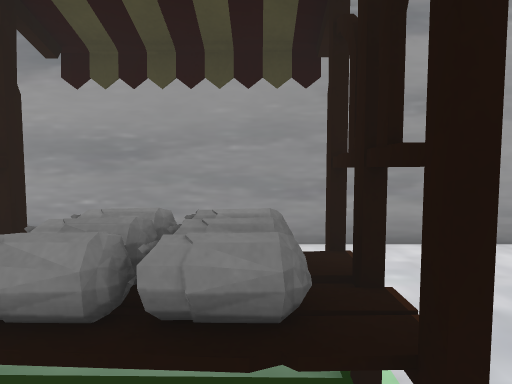
view 1 (above)

20 first-person views from a walk through a 3-D level made in the Unity game engine. The camera is 1.5 m above the floor, tilts 4° down and sees 75° across. The floor is counted in squares, 1 m on a side. Each view is taken from the middle of a square. On the plan, view 1 faces up. The plan holds only what a view shows up to about 15 squares ahead; the rest is blank. The place goes on beyond the plan. The player character is not drawn. Some surface patterns are stand-ins.

view 2
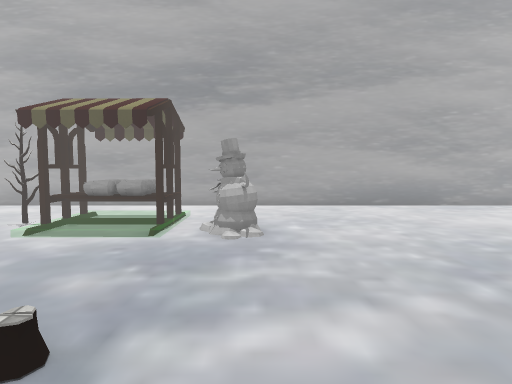

view 3
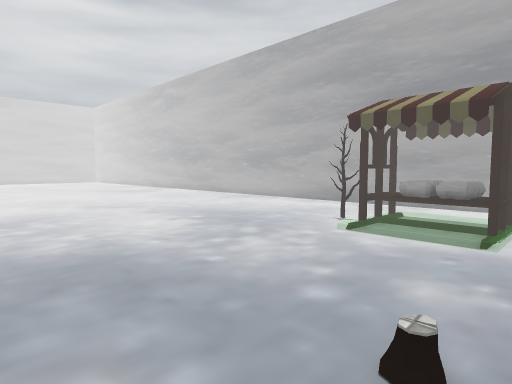

view 4
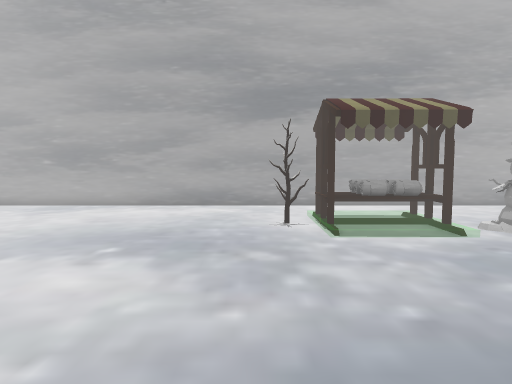

view 5
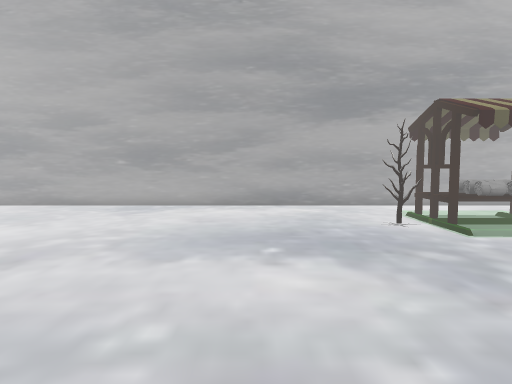

view 6
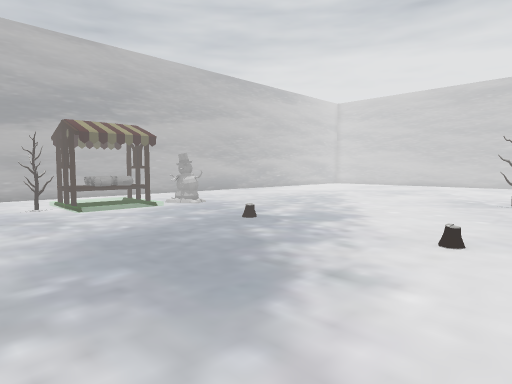

view 7
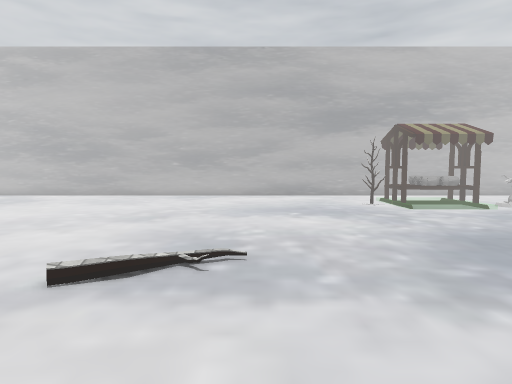

view 8
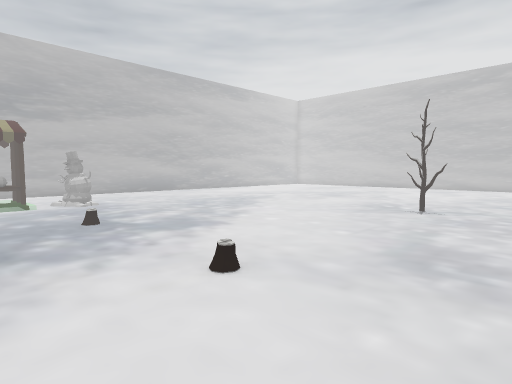

view 9
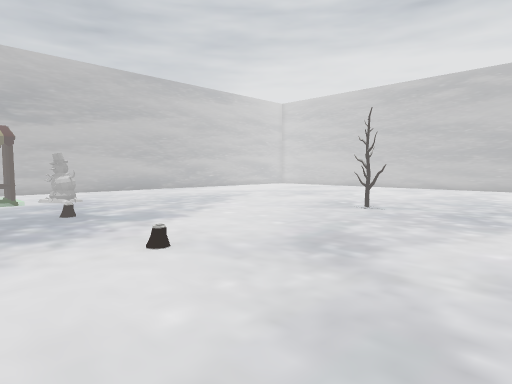

view 10
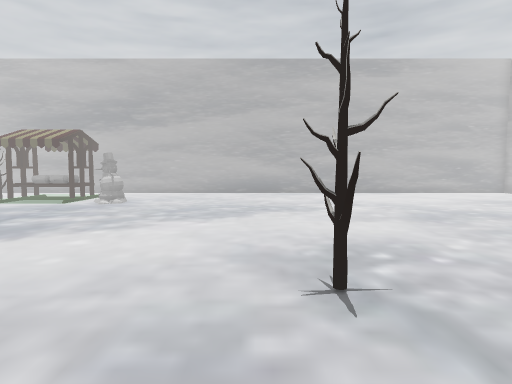

view 11
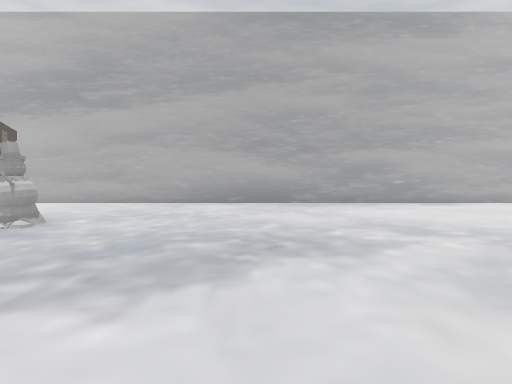

view 12
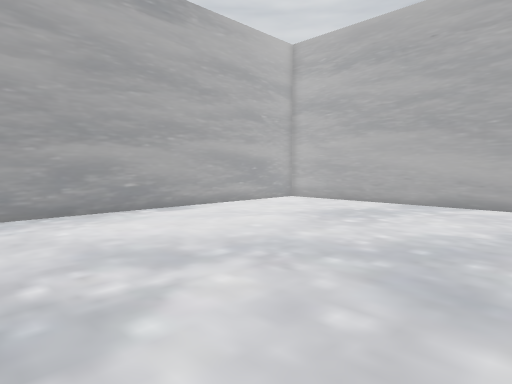

view 13
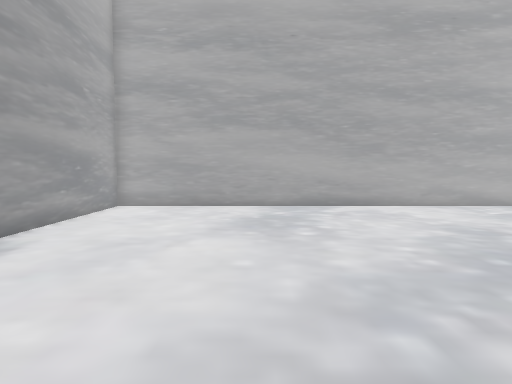

view 14
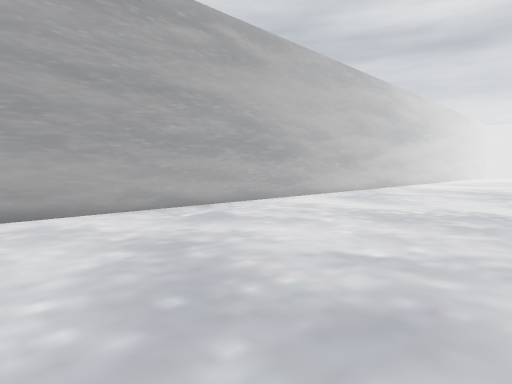

view 15
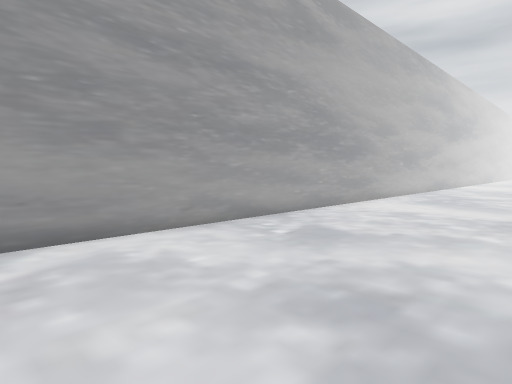

view 16
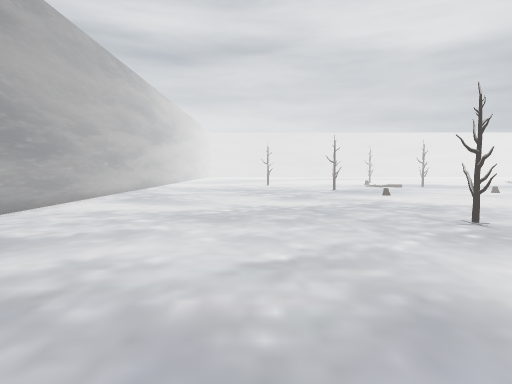

view 17
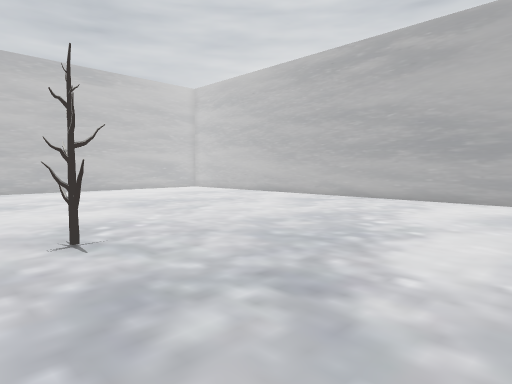

view 18
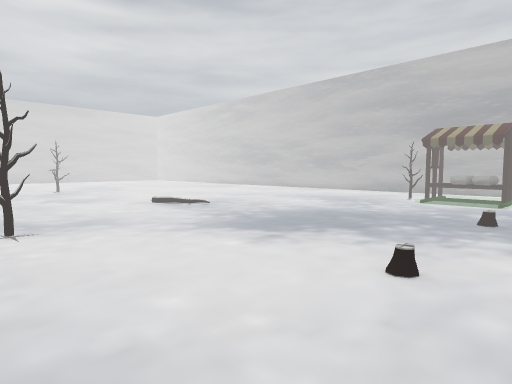

view 19
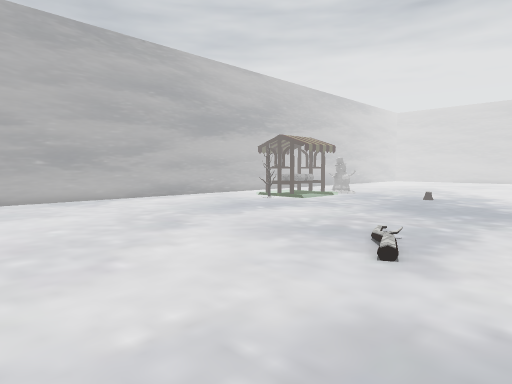

view 20
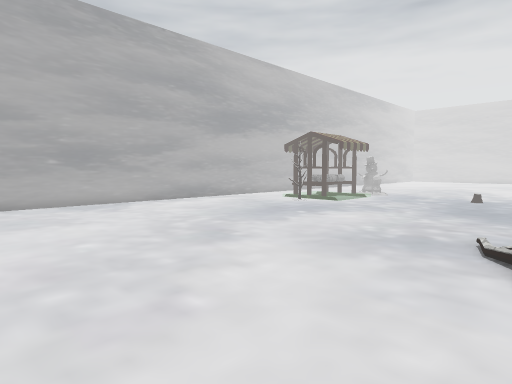

### Floor plan
Key: @ floor where view 1 was taken; # wall or solid block; . floor; / step, stairs or slope; ^ raised ledge; T thing the floor can be seen under or through; R tree.
Columns run from 16 left of view 1 to 24 right of it. Each row starts with its distance up from view 1.
  7 #########################################
  6 ........................................#
  5 ........................................#
  4  .......................................#
  3 ..............#^^T......................#
  2 .............R#^^T......................#
  1 ..............#^^TT#....................#
  0 ................@.......................#
 -1 ........................................#
 -2 ........................................#
 -3  .......................................#
 -4 ........................................#
 -5 ........................................#
 -6 ........................................#
 -7 ......//................................#
 -8 ........................................#
 -9   ......................................#
-10 .  .......................#.............#
-11   ......................................#
-12   ......................................#
-13     ....................................#
-14         ..#.............................#
-15                .........................#
-16               .  ..  ...................#
-17                         .  ..  ........

Where each view was taken, in squares from view 1:
view 1: 0 up, 0 right, facing up
view 2: 7 down, 3 right, facing up
view 3: 7 down, 2 right, facing up-left
view 4: 7 down, 4 left, facing up
view 5: 7 down, 7 left, facing up
view 6: 12 down, 6 left, facing up-right
view 7: 12 down, 8 left, facing up
view 8: 14 down, 2 left, facing up-right
view 9: 16 down, 2 left, facing up-right
view 10: 14 down, 9 right, facing up
view 11: 8 down, 9 right, facing up
view 12: 5 down, 10 right, facing up-right
view 13: 1 up, 11 right, facing right
view 14: 1 down, 13 right, facing down-right
view 15: 1 down, 17 right, facing down-right
view 16: 1 down, 16 right, facing down
view 17: 17 down, 8 right, facing up-right
view 18: 15 down, 3 right, facing up-left
view 19: 10 down, 16 left, facing up-right
view 20: 8 down, 16 left, facing up-right
